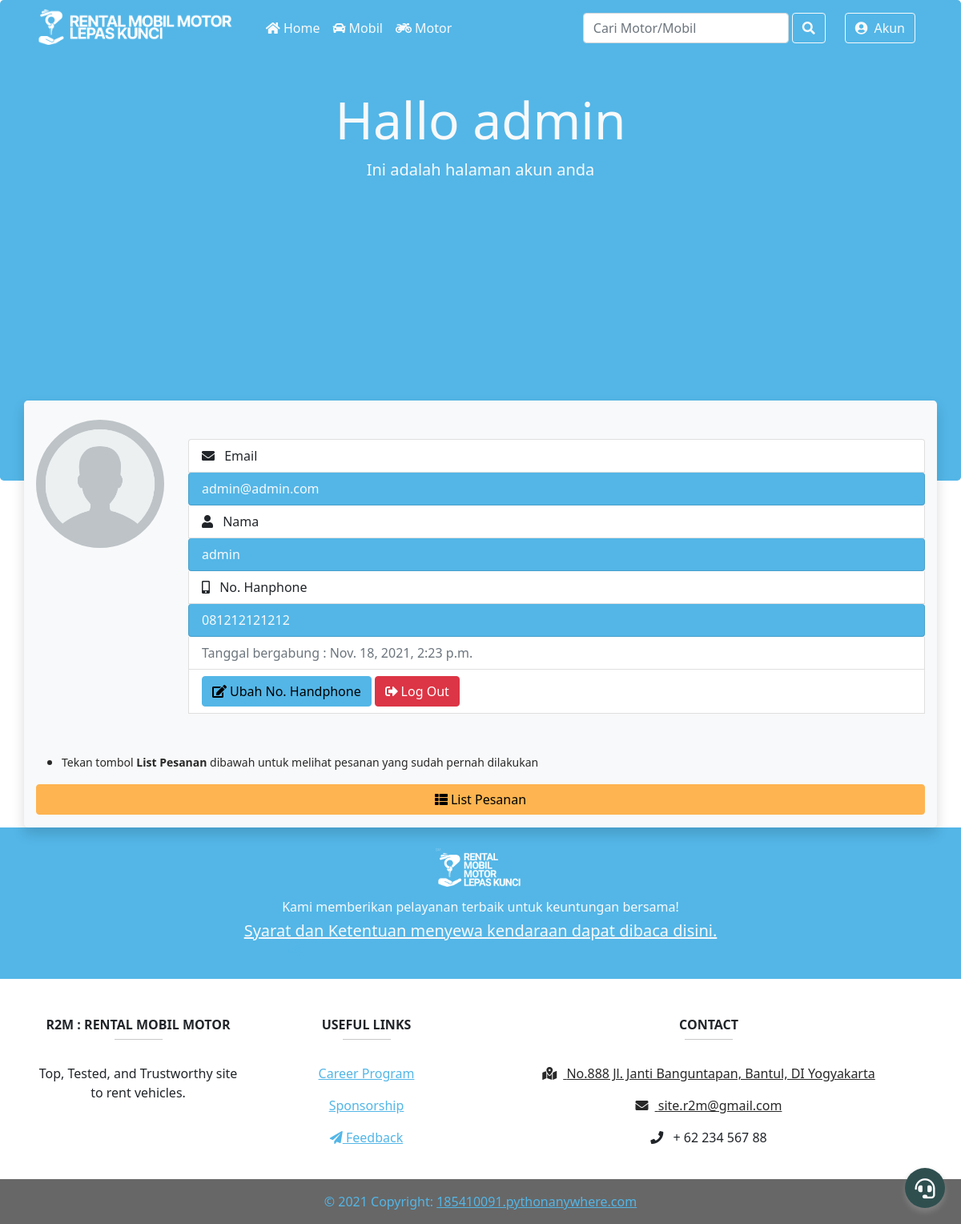
Page /akun/ (signed in) on the committed database.
### akun/models.py (models this page shows, shortened)
class NewAkun(AbstractBaseUser,PermissionsMixin):
    email = models.EmailField(verbose_name="email", max_length=254, unique=True)
    nama = models.CharField(verbose_name="nama", max_length=70)
    no_hp = models.CharField(verbose_name="nomor handphone", max_length=15, unique=False)
    tanggal_akun = models.DateTimeField(default=timezone.now)
    is_staff = models.BooleanField(default=False)
    is_superuser = models.BooleanField(default=False)
    is_active = models.BooleanField(default=True)
    objects = AkunManager()
    USERNAME_FIELD = 'email'
    REQUIRED_FIELDS = ['nama','no_hp']

### akun/views.py (the view, shortened to what this page needs)
# urls.py: path("", views.index , name="index"),
def index(request):
    if request.user.is_authenticated:
        email = request.user.email
        akun = NewAkun.objects.get(email=email)
        pMobil = None
        pMotor = None
        if  bookMobil.objects.filter(id_penyewa_mbl=akun).exists():
            pMobil =  bookMobil.objects.filter(id_penyewa_mbl=akun)
        if  bookMotor.objects.filter(id_penyewa_mtr=akun).exists():
            pMotor =  bookMotor.objects.filter(id_penyewa_mtr=akun)
        context = {
            'title':"Akun | R2M",
            'heading':"Hallo ",
            'subheading':"Ini adalah halaman akun anda",
            'akun' : akun,
            'pesananMbl' : pMobil,
            'pesananMtr' : pMotor
        }
        return render(request, 'akun/index.html',context)
    else:
        return redirect('akun:login')

### templates/akun/index.html (shortened to what this page needs)
{% extends 'base.html' %}
{% load static %}
{% block stylesheet %}
<link rel="stylesheet" href="{% static 'akun/css/jumbotron.css' %}" />
{% endblock stylesheet %}
{% block header %}
<div class="row m-auto ">
    <div class="col-12 w-auto">
        <h1 class="display-3 text-light text-center"><strong>{{heading}} {{akun.nama}}</strong></h1>
        <p class="lead text-light text-center">{{subheading}}</p>
    </div>
</div>
{% endblock header %}
{% block content %}
<div class="row">
    <div class="col-sm-12 col-md-2 wy-5">
        <img src="{% static 'base-img/profile-ph.png' %}" class="img-fluid rounded-circle my-4 border-primary"
            alt="Foto Profile">
    </div>
    <div class="col-sm-12 col-md-10 my-5">
        <ul class="list-group">
            <li class="list-group-item"> <i class="fas fa-envelope mr-2"></i> Email</li>
            <li class="list-group-item bg-primary text-light rounded">{{akun.email}}</li>
            <li class="list-group-item"><i class="fas fa-user mr-2"></i> Nama</li>
            <li class="list-group-item bg-primary text-light rounded">{{akun.nama}}</li>
            <li class="list-group-item "><i class="fas fa-mobile-alt mr-2"></i> No. Hanphone</li>
            <li class="list-group-item bg-primary text-light rounded">{{akun.no_hp}}</li>
            <li class="list-group-item disabled">Tanggal bergabung : {{akun.tanggal_akun}}</li>
            <li class="list-group-item inline">
                <button type="button" class="btn btn-primary" data-toggle="modal" data-target="#nohpModal"><i class="fas fa-edit mr-1"></i>Ubah No.
                    Handphone</button>
                <button type="button" class="btn btn-danger" data-toggle="modal" data-target="#logoutModal"><i
                        class="fas fa-sign-out-alt mr-1"></i>Log Out</button>
            </li>
        </ul>
    </div>
</div>
<div class="row">
    <div class="col mb-3">
        <ul>
            <li>
                <p><small>Tekan tombol <strong>List Pesanan</strong> dibawah untuk melihat pesanan yang sudah pernah dilakukan</small></p>
            </li>
        </ul>
        <button id="pesanan" class="btn btn-warning btn-block"><i class="fas fa-th-list mr-1"></i>List Pesanan</button>
    </div>
</div>
{% endblock content %}

### static/home/css/fab.css (style rules this page uses)
* { padding: 0; margin: 0; }

### rows in the picture
NewAkun: nama "admin", email "admin@admin.com", no_hp "081212121212", tanggal_akun "Nov. 18, 2021, 2:23 p.m."

### other values in the picture
{{ heading }} "Hallo"
{{ subheading }} "Ini adalah halaman akun anda"
